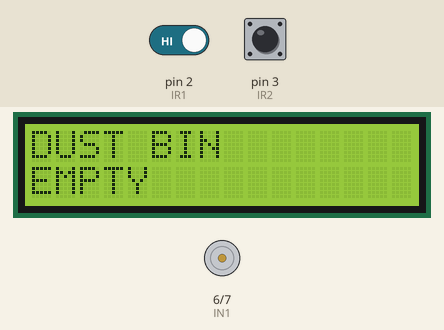
Simulated run of this sketch. Board: Arduino Uno, built with avr-gcc and run on an emulated ATmega328P. Shown: 16×2 character LCD, motor-driver pin pairs drawn as motors (green arrow = first pin HIGH = forward, orange = second pin HIGH = backward, longer = more drive). Inputs (shaded band) come from the test bench; at power-on: pin 2 (IR1) HIGH, pin 3 (IR2) HIGH.

Above: at 2.2 s.
2.3 s: pin 2 (IR1) driven LOW
At 3.4 s:
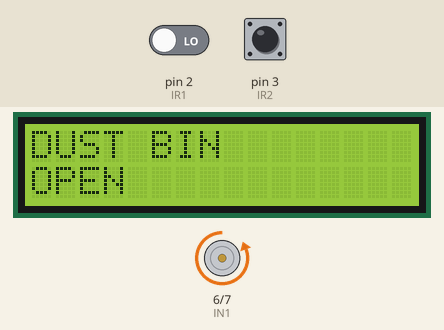
5.3 s: pin 2 (IR1) driven HIGH and pin 3 (IR2) driven LOW
8.3 s: pin 3 (IR2) driven HIGH
At 9.6 s:
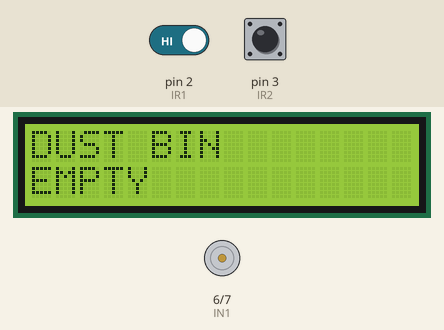
11.3 s: pin 3 (IR2) driven LOW
At 12.1 s:
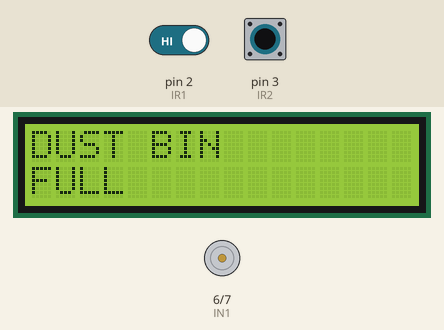
12.8 s: pin 3 (IR2) driven HIGH
At 13.9 s:
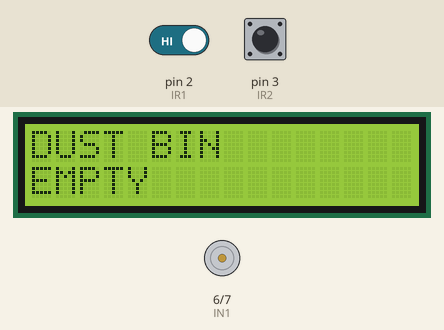
15.8 s: pin 3 (IR2) pulsed LOW 5 times (0.12 s each, 0.3 s apart)
At 16.6 s:
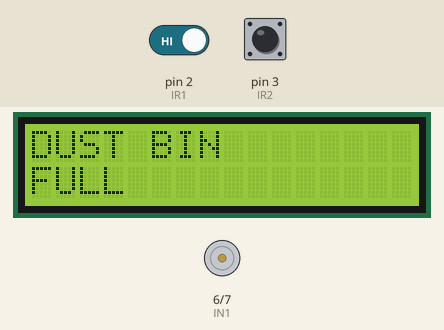
Timing chart, 0 to 18.8 s (numbered marks = the images above; inputs shaded):
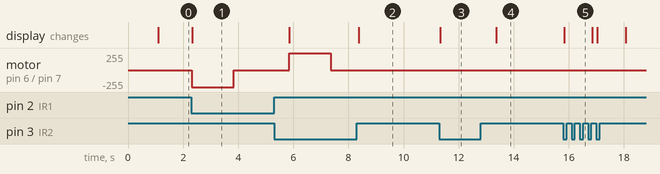

Measured:
- after the input at 2.3 s, motor on pin 6 (IN1) / pin 7 (IN2): stopped → backward 255/255 at once, → stopped 1.5 s later; the display: changes at once (image 1)
- after the input at 8.3 s, the display: changes after 0.08 s (image 2)
- after the input at 11.3 s, the display: changes at once (image 3)
- after the input at 12.8 s, the display: changes after 0.56 s (image 4)
- after the input at 15.8 s, the display: changes at once (image 5)

The sketch:

smart_trashcan.ino
```cpp
#include <LiquidCrystal_I2C.h>

LiquidCrystal_I2C lcd(0x27, 16, 2);  // set the LCD address to 0x27 for a 16 chars and 2 line display

const int IR1 = 2;  // Define pin 2 as IR1 input pin for IR sensor
const int IR2 = 3;  // Define pin 3 as IR2 input pin for IR sensor

const int IN1 = 6;  // Define pin 6 as IN1 motor driver input pin for motor
const int IN2 = 7;  // Define pin 7 as IN2 motor driver input pin for motor

void setup() {
  // put your setup code here, to run once:
  pinMode(IR1, INPUT);  // Set IR1 pin as input
  pinMode(IR2, INPUT);  // Set IR2 pin as input
  pinMode(IN1, OUTPUT); // Set IN1 pin as output
  pinMode(IN2, OUTPUT); // Set IN2 pin as output
  Serial.begin(9600);  // Initialize serial communication with baud rate 9600

  lcd.init();  // Initialize the LCD display
  lcd.clear(); // Clear the LCD display
  lcd.backlight();  // Turn on the LCD backlight
  lcd.clear();  // Clear the LCD display
  lcd.setCursor(0, 0);  // Set cursor to character 0 on line 0
  lcd.print("SMART DUST");  // Display "SMART DUST" on the LCD

  lcd.setCursor(0, 1);  // Set cursor to character 0 on line 1
  lcd.print("BIN");  // Display "BIN" on the LCD
  delay(1000);  // Delay for 1 second
  digitalWrite(IN1, LOW);  // Set IN1 pin to LOW (stop motor)
  digitalWrite(IN2, LOW);  // Set IN2 pin to LOW (stop motor)
}

void loop() {
  // Check if IR1 sensor detects an obstacle
  if (digitalRead(IR1) == 0) {
    digitalWrite(IN1, LOW);  // Set IN1 pin to LOW (stop motor)
    digitalWrite(IN2, HIGH);  // Set IN2 pin to HIGH (rotate motor in one direction)

    lcd.clear();  // Clear the LCD display
    lcd.backlight();  // Turn on the LCD backlight
    lcd.clear();  // Clear the LCD display
    lcd.setCursor(0, 0);  // Set cursor to character 0 on line 0
    lcd.print("DUST BIN");  // Display "DUST BIN" on the LCD

    lcd.setCursor(0, 1);  // Set cursor to character 0 on line 1
    lcd.print("OPEN");  // Display "OPEN" on the LCD
    delay(1500);  // Delay for 1.5 seconds (lid open duration)

    digitalWrite(IN1, LOW);  // Set IN1 pin to LOW (stop motor)
    digitalWrite(IN2, LOW);  // Set IN2 pin to LOW (stop motor)
    delay(2000);  // Delay for 2 seconds (lid open duration)

    lcd.clear();  // Clear the LCD display
    lcd.backlight();  // Turn on the LCD backlight
    lcd.clear();  // Clear the LCD display
    lcd.setCursor(0, 0);  // Set cursor to character 0 on line 0
    lcd.print("DUST BIN");  // Display "DUST BIN" on the LCD

    lcd.setCursor(0, 1);  // Set cursor to character 0 on line 1
    lcd.print("CLOSING");  // Display "CLOSING" on the LCD

    digitalWrite(IN1, HIGH);  // Set IN1 pin to HIGH (rotate motor in the opposite direction)
    digitalWrite(IN2, LOW);  // Set IN2 pin to LOW (rotate motor in the opposite direction)
    delay(1500);  // Delay for 1.5 seconds (lid closing duration)

    digitalWrite(IN1, LOW);  // Set IN1 pin to LOW (stop motor)
    digitalWrite(IN2, LOW);  // Set IN2 pin to LOW (stop motor)
    delay(1000);  // Delay for 1 second (lid closed duration)
  }

  // Check if IR2 sensor detects an obstacle (dustbin full)
  if (digitalRead(IR2) == 0) {
    lcd.clear();  // Clear the LCD display
    lcd.backlight();  // Turn on the LCD backlight
    lcd.clear();  // Clear the LCD display
    lcd.setCursor(0, 0);  // Set cursor to character 0 on line 0
    lcd.print("DUST BIN");  // Display "DUST BIN" on the LCD

    lcd.setCursor(0, 1);  // Set cursor to character 0 on line 1
    lcd.print("FULL");  // Display "FULL" on the LCD
    delay(1000);  // Delay for 1 second
  }

  // Check if IR2 sensor does not detect an obstacle (dustbin empty)
  if (digitalRead(IR2) == 1) {
    lcd.clear();  // Clear the LCD display
    lcd.backlight();  // Turn on the LCD backlight
    lcd.clear();  // Clear the LCD display
    lcd.setCursor(0, 0);  // Set cursor to character 0 on line 0
    lcd.print("DUST BIN");  // Display "DUST BIN" on the LCD

    lcd.setCursor(0, 1);  // Set cursor to character 0 on line 1
    lcd.print("EMPTY");  // Display "EMPTY" on the LCD
  }
}
```
